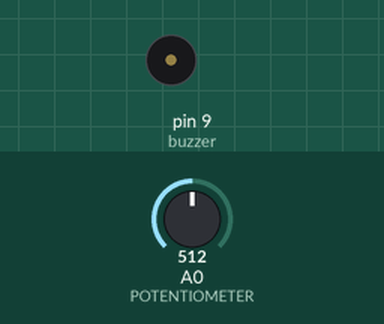
This sketch was run on a simulated Arduino Uno, built with avr-gcc and run on an emulated ATmega328P. Shown: buzzer (waves = sounding). Inputs (shaded band) come from the test bench; at power-on: A0 (POTENTIOMETER) = 512.

Above: at 1.3 s.
1.4 s: A0 (POTENTIOMETER) set to 0
At 2.3 s:
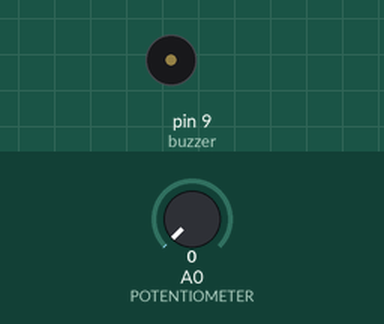
2.9 s: A0 (POTENTIOMETER) set to 122
At 3.26 s:
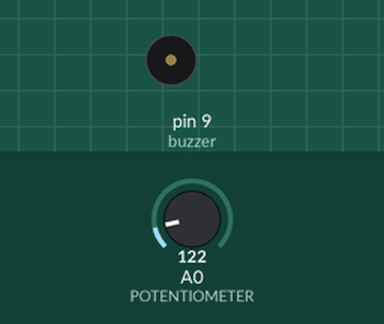
Timing chart, 0 to 11.9 s (numbered marks = the images above; inputs shaded):
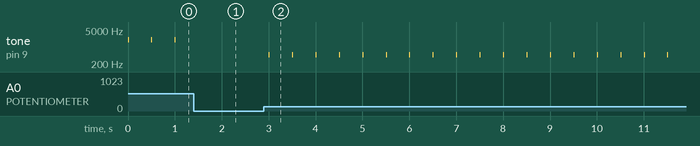

The sketch:

3.ino
```cpp
#define buzzer 9

void setup()
{
   //Serial.begin(9600);
   pinMode(buzzer, OUTPUT);
   pinMode(A0, INPUT);
}

void loop()
{
  int pot_value = analogRead(A0);//WE READ THE POTENTIOMETER VALUE.
  int value=map(pot_value, 0, 1023, 0, 4000);
  //Serial.println(value);
  //tone(buzzer, value);
  //delay(1000);
  tone(buzzer, value, 20);
  delay(500);
}
```

Measured:
- after the input at 1.4 s, tone on pin 9 (buzzer): stops changing and stays silent
- after the input at 2.9 s, tone on pin 9 (buzzer): alternates 477 Hz for 0.02 s and silent for 0.48 s, starting after 0.10 s
- by itself, tone on pin 9 (buzzer): alternates 2001 Hz for 0.02 s and silent for 0.48 s
